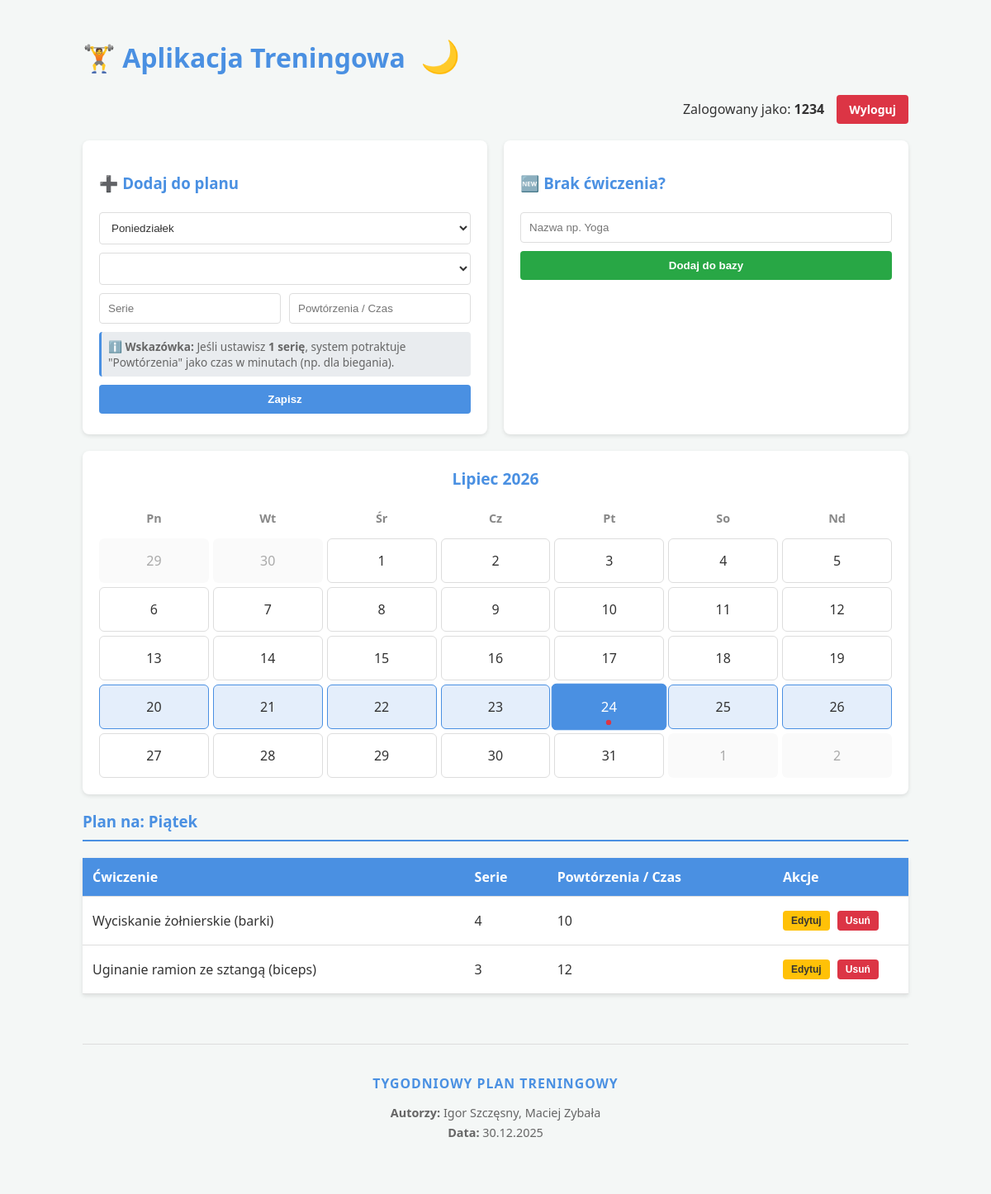
/index.php (signed in), run on the app's committed database.
### tables this page shows
CREATE TABLE `plan_treningowy` (
  `id` int(11) NOT NULL,
  `user_id` int(11) NOT NULL,
  `dzien_tygodnia` enum('Poniedziałek','Wtorek','Środa','Czwartek','Piątek','Sobota','Niedziela') NOT NULL,
  `cwiczenie_id` int(11) NOT NULL,
  `powtorzenia` int(11) NOT NULL,
  `serie` int(11) NOT NULL
);

CREATE TABLE `rodzaje_cwiczen` (
  `id` int(11) NOT NULL,
  `nazwa` varchar(100) NOT NULL
);

### index.php (the view, shortened to what this page needs)
<?php
require 'db.php';
$cwiczenia_czasowe_zawsze = ['Plank (Deska)', 'Spacer farmera'];
$is_logged = isset($_SESSION['user_id']);
$moj_plan = []; $rodzaje_cwiczen = [];
if ($is_logged) {
    $rodzaje_cwiczen = $pdo->query("SELECT * FROM rodzaje_cwiczen ORDER BY nazwa")->fetchAll(PDO::FETCH_ASSOC);
    $stmt = $pdo->prepare("SELECT p.dzien_tygodnia, p.id, p.serie, p.powtorzenia, r.nazwa as nazwa_cwiczenia FROM plan_treningowy p JOIN rodzaje_cwiczen r ON p.cwiczenie_id = r.id WHERE p.user_id = ? ORDER BY FIELD(dzien_tygodnia, 'Poniedziałek', 'Wtorek', 'Środa', 'Czwartek', 'Piątek', 'Sobota', 'Niedziela')");
    $stmt->execute([$_SESSION['user_id']]);
    $moj_plan = $stmt->fetchAll(PDO::FETCH_GROUP);
}
$dni_pl = ['Poniedziałek', 'Wtorek', 'Środa', 'Czwartek', 'Piątek', 'Sobota', 'Niedziela'];
$miesiace_pl = [1=>'Styczeń', 'Luty', 'Marzec', 'Kwiecień', 'Maj', 'Czerwiec', 'Lipiec', 'Sierpień', 'Wrzesień', 'Październik', 'Listopad', 'Grudzień'];
$aktualny_dzien_tyg = $dni_pl[date('N') - 1]; $aktualny_dzien_miesiaca = date('j');
$numer_miesiaca = date('n'); $rok = date('Y'); $ilosc_dni_w_miesiacu = date('t');
$pierwszy_dzien_tygodnia_miesiac = date('N', strtotime("$rok-$numer_miesiaca-01"));
$aktualny_numer_tygodnia = date('W');
?>
<!DOCTYPE html>
<html lang="pl">
<head>
    <link rel="stylesheet" href="style.css">
</head>
<body>
<div class="container">
    <h1>🏋️ Aplikacja Treningowa <span id="theme-toggle" title="Zmień motyw">🌙</span></h1>
    <?php if (!$is_logged): ?>
        <div class="auth-box">
            <h2>Zaloguj się</h2>
            <form method="POST">
                <input type="text" name="login" placeholder="Login" required>
                <input type="password" name="haslo" placeholder="Hasło" required>
                <button type="submit" name="action" value="login">Wejdź</button>
            </form>
            <hr><p style="text-align:center">Nie masz konta?</p>
            <button onclick="document.getElementById('registerModal').style.display='block'" style="background-color: #28a745;">Utwórz konto</button>
        </div>
        <div id="registerModal" class="modal">
            <div class="modal-content">
                <span class="close-btn" onclick="document.getElementById('registerModal').style.display='none'">&times;</span>
                <h2>Rejestracja</h2>
                <form method="POST">
                    <input type="text" name="reg_login" placeholder="Wybierz Login" required>
                    <input type="password" name="reg_haslo" placeholder="Wybierz Hasło" required>
                    <div class="plan-options">
                        <div style="margin-bottom: 15px;">
                            <label class="option-card" style="flex-direction: row; justify-content: flex-start; gap: 10px; padding: 10px;">
                                <input type="checkbox" name="chce_plan" id="checkPlan" onchange="togglePlanOptions()" style="width: auto;">
                                <span>🚀 Chcę otrzymać gotowy plan startowy</span>
                            </label>
                        </div>
                        <div id="miejsceSelect" style="display: none;">
                            <div class="options-grid">
                                <input type="radio" name="miejsce" value="dom" id="opt_dom" class="option-input" checked onchange="toggleEquipment()"><label for="opt_dom" class="option-card"><span>🏠</span>W Domu</label>
                                <input type="radio" name="miejsce" value="silownia" id="opt_silownia" class="option-input" onchange="toggleEquipment()"><label for="opt_silownia" class="option-card"><span>🏋️</span>Na Siłowni</label>
                            </div>
                            <div id="sprzetSection">
                                <p>Masz sprzęt?</p>
                                <div class="options-grid full-width">
                                    <input type="checkbox" name="sprzet[]" value="hantle" id="eq_hantle" class="option-input"><label for="eq_hantle" class="option-card"><span> Hantle</span></label>
                                    <input type="checkbox" name="sprzet[]" value="sztanga" id="eq_sztanga" class="option-input"><label for="eq_sztanga" class="option-card"><span> Sztanga</span></label>
                                    <input type="checkbox" name="sprzet[]" value="lawka" id="eq_lawka" class="option-input"><label for="eq_lawka" class="option-card"><span> Ławka</span></label>
                                    <input type="checkbox" name="sprzet[]" value="drazek" id="eq_drazek" class="option-input"><label for="eq_drazek" class="option-card"><span> Drążek</span></label>
                                </div>
                            </div>
                        </div>
                    </div>
                    <button type="submit" name="action" value="register" style="margin-top: 20px;">Zarejestruj się</button>
                </form>
            </div>
        </div>
    <?php else: ?>
        <div style="display: flex; justify-content: flex-end; align-items: center; margin-bottom: 20px; gap: 15px;">
            <span>Zalogowany jako: <strong><?= htmlspecialchars($_SESSION['login']) ?></strong></span>
            <a href="?logout=1" class="btn-logout">Wyloguj</a>
        </div>
        <div class="flex-row">
            <div class="col panel">
                <h3>➕ Dodaj do planu</h3>
                <form method="POST">
                    <select name="dzien"><?php foreach($dni_pl as $d) echo "<option>$d</option>"; ?></select>
                    <select name="cwiczenie_id"><?php foreach($rodzaje_cwiczen as $rc) echo "<option value='{$rc['id']}'>".htmlspecialchars($rc['nazwa'])."</option>"; ?></select>
                    <div style="display: flex; gap: 10px;">
                        <input type="number" name="serie" placeholder="Serie" required>
                        <input type="number" name="powtorzenia" placeholder="Powtórzenia / Czas" required>
                    </div>
                    <div class="info-tip">
                        ℹ️ <strong>Wskazówka:</strong> Jeśli ustawisz <strong>1 serię</strong>, system potraktuje "Powtórzenia" jako czas w minutach (np. dla biegania).
                    </div>
                    <button type="submit" name="add_to_plan" style="margin-top: 10px;">Zapisz</button>
                </form>
            </div>
            <div class="col panel">
                <h3>🆕 Brak ćwiczenia?</h3>
                <form method="POST">
                    <input type="text" name="nazwa_cwiczenia" placeholder="Nazwa np. Yoga" required>
                    <button type="submit" name="add_exercise_type" style="background:#28a745;">Dodaj do bazy</button>
                </form>
            </div>
        </div>
        <div class="calendar-wrapper">
            <div class="calendar-header"><?= $miesiace_pl[$numer_miesiaca] . " " . $rok ?></div>
            <div class="calendar-grid">
                <?php foreach(['Pn','Wt','Śr','Cz','Pt','So','Nd'] as $d) echo "<div class='cal-day-name'>$d</div>"; ?>
                <?php
                $brakujace_dni_start = $pierwszy_dzien_tygodnia_miesiac - 1;
                $poprzedni_miesiac_dni = date('t', mktime(0, 0, 0, $numer_miesiaca - 1, 1, $rok));
                for ($i = $brakujace_dni_start; $i > 0; $i--) {
                    $dzien_num = $poprzedni_miesiac_dni - $i + 1;
                    $nazwa_dnia = $dni_pl[$pierwszy_dzien_tygodnia_miesiac - $i - 1];
                    echo "<div class='cal-cell other-month' onclick=\"otworzDzien('$nazwa_dnia', this)\">$dzien_num</div>";
                }
                for ($d = 1; $d <= $ilosc_dni_w_miesiacu; $d++) {
                    $timestamp = strtotime("$rok-$numer_miesiaca-$d");
                    $dzien_tyg_nazwa = $dni_pl[date('N', $timestamp) - 1];
                    $klasy = "cal-cell";
                    if ($d == $aktualny_dzien_miesiaca) $klasy .= " today active";
                    if (date('W', $timestamp) == $aktualny_numer_tygodnia) $klasy .= " current-week";
                    echo "<div class='$klasy' onclick=\"otworzDzien('$dzien_tyg_nazwa', this)\">$d</div>";
                }
                $ostatni_dzien_tygodnia = date('N', strtotime("$rok-$numer_miesiaca-$ilosc_dni_w_miesiacu"));
                if ($ostatni_dzien_tygodnia < 7) {
                    for ($d = 1; $d <= (7 - $ostatni_dzien_tygodnia); $d++) {
                        $nazwa_dnia = $dni_pl[$ostatni_dzien_tygodnia + $d - 1];
                        echo "<div class='cal-cell other-month' onclick=\"otworzDzien('$nazwa_dnia', this)\">$d</div>";
                    }
                }
                ?>
            </div>
        </div>
        <?php foreach ($dni_pl as $d): ?>
            <div id="content-<?= $d ?>" class="day-content <?= $d===$aktualny_dzien_tyg?'active-content':'' ?>">
                <h3 style="border-bottom: 2px solid var(--primary); padding-bottom: 10px; margin-bottom: 20px;">Plan na: <?= $d ?></h3>
                <?php if (isset($moj_plan[$d])): ?>
                    <table class="plan-table">
                        <thead><tr><th>Ćwiczenie</th><th>Serie</th><th>Powtórzenia / Czas</th><th style="width: 140px;">Akcje</th></tr></thead>
                        <tbody>
                            <?php foreach ($moj_plan[$d] as $w):
                                $czy_czasowe = in_array($w['nazwa_cwiczenia'], $cwiczenia_czasowe_zawsze) || $w['serie'] == 1;
                                $jednostka = $czy_czasowe ? ' min' : '';
                            ?>
                                <tr>
                                    <td><?= htmlspecialchars($w['nazwa_cwiczenia']) ?></td>
                                    <td><?= $w['serie'] ?></td>
                                    <td><?= $w['powtorzenia'] . $jednostka ?></td>
                                    <td>
                                        <button class="btn-sm btn-edit" onclick="openEditModal(<?= $w['id'] ?>, '<?= htmlspecialchars($w['nazwa_cwiczenia']) ?>', <?= $w['serie'] ?>, <?= $w['powtorzenia'] ?>)">Edytuj</button>
                                        <form method="POST" class="form-inline" onsubmit="return confirm('Na pewno usunąć?');"><input type="hidden" name="entry_id" value="<?= $w['id'] ?>"><button type="submit" name="delete_entry" class="btn-sm btn-delete">Usuń</button></form>
                                    </td>
                                </tr>
                            <?php endforeach; ?>
                        </tbody>
                    </table>
                <?php else: ?>
                    <div class="empty-state"><h3>💤 Dzień wolny</h3><p>Brak zaplanowanych treningów na <?= $d ?>.</p></div>
                <?php endif; ?>
            </div>
        <?php endforeach; ?>
    <?php endif; ?>
    <footer class="project-footer">
        <h3>Tygodniowy Plan Treningowy</h3>
        <p><strong>Autorzy:</strong> Igor Szczęsny, Maciej Zybała</p>
        <p><strong>Data:</strong> 30.12.2025</p>
    </footer>
</div>
</body>
</html>

### style.css (style rules this page uses)
:root { --primary: #4a90e2; --bg: #f4f7f6; --card-bg: #ffffff; --text: #333; --border: #ddd; --input-bg: #fff; --hover-bg: #f0f4f8; --calendar-highlight: rgba(74, 144, 226, 0.15); --option-selected: rgba(74, 144, 226, 0.1); --option-border: #4a90e2; }
body { font-family: 'Segoe UI', Tahoma, Geneva, Verdana, sans-serif; background-color: var(--bg); color: var(--text); margin: 0; padding: 20px; transition: background-color 0.3s, color 0.3s; }
.container { max-width: 1000px; margin: 0 auto; }
h1, h2, h3 { color: var(--primary); }
#theme-toggle { cursor: pointer; font-size: 1.2em; margin-left: 10px; user-select: none; transition: transform 0.2s; display: inline-block; }
.auth-box, .panel { background: var(--card-bg); padding: 20px; border-radius: 8px; box-shadow: 0 2px 5px rgba(0,0,0,0.1); margin-bottom: 20px; transition: background-color 0.3s; }
input[type="text"], input[type="password"], input[type="number"], select, button { padding: 10px; margin: 5px 0; border: 1px solid var(--border); border-radius: 4px; width: 100%; box-sizing: border-box; background-color: var(--input-bg); color: var(--text); }
button { background-color: var(--primary); color: white; cursor: pointer; border: none; font-weight: bold; transition: opacity 0.3s; }
.flex-row { display: flex; gap: 20px; flex-wrap: wrap; }
.col { flex: 1; min-width: 300px; }
.plan-table { width: 100%; border-collapse: collapse; background: var(--card-bg); box-shadow: 0 2px 5px rgba(0,0,0,0.1); }
.plan-table th, .plan-table td { padding: 12px; text-align: left; border-bottom: 1px solid var(--border); color: var(--text); }
.plan-table th { background-color: var(--primary); color: white; }
.btn-logout { background-color: #dc3545; color: white; padding: 8px 15px; text-decoration: none; border-radius: 4px; font-weight: bold; font-size: 14px; border: none; cursor: pointer; display: inline-block; transition: background 0.3s; }
.calendar-wrapper { background: var(--card-bg); border-radius: 8px; padding: 20px; box-shadow: 0 2px 5px rgba(0,0,0,0.1); margin-bottom: 20px; }
.calendar-header { text-align: center; font-size: 1.2em; font-weight: bold; margin-bottom: 15px; color: var(--primary); text-transform: capitalize; }
.calendar-grid { display: grid; grid-template-columns: repeat(7, 1fr); gap: 5px; }
.cal-day-name { text-align: center; font-weight: bold; padding: 10px 0; color: #888; font-size: 0.9em; }
.cal-cell { padding: 15px 5px; text-align: center; border: 1px solid var(--border); border-radius: 6px; cursor: pointer; transition: all 0.2s; position: relative; background: var(--card-bg); color: var(--text); }
.cal-cell.other-month { color: #aaa; background-color: rgba(0,0,0,0.02); border-color: transparent; }
.cal-cell.current-week { background-color: var(--calendar-highlight); border-color: var(--primary); }
.cal-cell.active { background-color: var(--primary); color: white; transform: scale(1.05); }
.cal-cell.today::after { content: ''; position: absolute; bottom: 5px; left: 50%; transform: translateX(-50%); width: 6px; height: 6px; background-color: #dc3545; border-radius: 50%; }
.day-content { display: none; animation: fadeIn 0.4s; }
.day-content.active-content { display: block; }
.btn-sm { padding: 5px 10px; font-size: 12px; border-radius: 4px; margin-right: 5px; display: inline-block; width: auto; }
.btn-edit { background-color: #ffc107; color: #333; }
.btn-delete { background-color: #dc3545; color: white; }
.form-inline { display: inline-block; }
.project-footer { margin-top: 60px; padding-top: 20px; padding-bottom: 40px; border-top: 1px solid var(--border); text-align: center; font-size: 0.9em; color: #666; }
.project-footer h3 { margin-bottom: 15px; font-size: 1.1em; text-transform: uppercase; letter-spacing: 1px; color: var(--primary); }
.project-footer p { margin: 5px 0; }

### index.php (style rules this page uses)
.info-tip { font-size: 0.85em; color: #666; margin-top: 5px; background: #e9ecef; padding: 8px; border-radius: 4px; border-left: 3px solid var(--primary); }

### data on the page
plan_treningowy: cwiczenie.nazwa "Wyciskanie żołnierskie (barki)", serie "4", powtorzenia "10"
plan_treningowy: cwiczenie.nazwa "Uginanie ramion ze sztangą (biceps)", serie "3", powtorzenia "12"

### other printed values
$_SESSION['login'] "1234"
$d "Pn"
$d "Wt"
$d "Śr"
$d "Cz"
$d "Pt"
$d "So"
$d "Nd"
$d "Piątek"
form field dzien "Poniedziałek"
